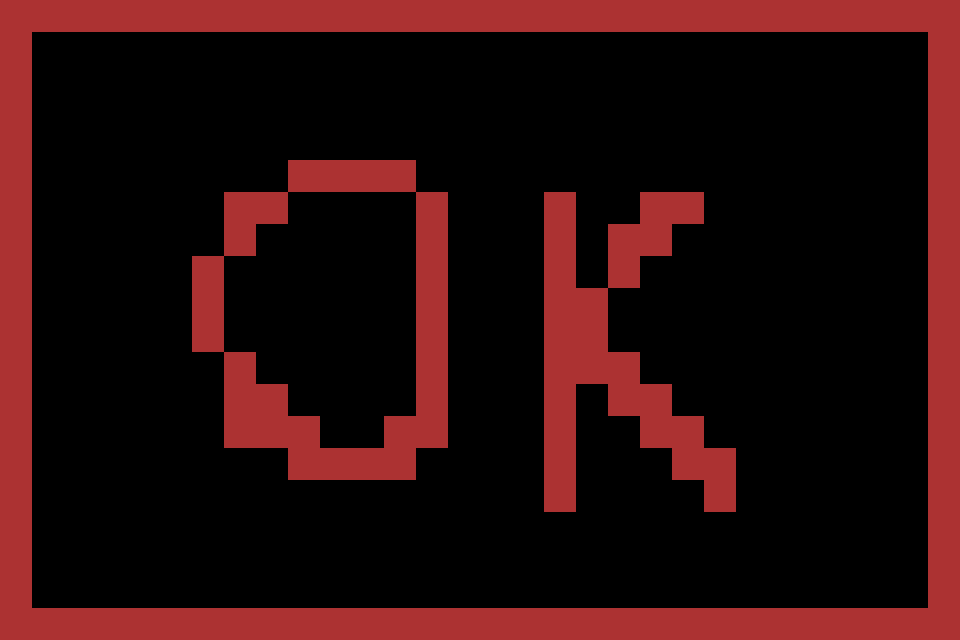

Below is a game level as drawn by its tile map, then a one-line description and the .tmx file that defines it, in full:
An orthogonal 30x20 tile map with 32x32 px tiles, 1 tile layer (Tile Layer 1).

<map version="1.10" tiledversion="1.11.2" orientation="orthogonal" renderorder="right-down" width="30" height="20" tilewidth="32" tileheight="32" infinite="0" nextlayerid="2" nextobjectid="1">
 <tileset firstgid="1" source="red_square.tsx" />
 <layer id="1" name="Tile Layer 1" width="30" height="20">
  <data encoding="csv">
1,1,1,1,1,1,1,1,1,1,1,1,1,1,1,1,1,1,1,1,1,1,1,1,1,1,1,1,1,1,
1,0,0,0,0,0,0,0,0,0,0,0,0,0,0,0,0,0,0,0,0,0,0,0,0,0,0,0,0,1,
1,0,0,0,0,0,0,0,0,0,0,0,0,0,0,0,0,0,0,0,0,0,0,0,0,0,0,0,0,1,
1,0,0,0,0,0,0,0,0,0,0,0,0,0,0,0,0,0,0,0,0,0,0,0,0,0,0,0,0,1,
1,0,0,0,0,0,0,0,0,0,0,0,0,0,0,0,0,0,0,0,0,0,0,0,0,0,0,0,0,1,
1,0,0,0,0,0,0,0,0,1,1,1,1,0,0,0,0,0,0,0,0,0,0,0,0,0,0,0,0,1,
1,0,0,0,0,0,0,1,1,0,0,0,0,1,0,0,0,1,0,0,1,1,0,0,0,0,0,0,0,1,
1,0,0,0,0,0,0,1,0,0,0,0,0,1,0,0,0,1,0,1,1,0,0,0,0,0,0,0,0,1,
1,0,0,0,0,0,1,0,0,0,0,0,0,1,0,0,0,1,0,1,0,0,0,0,0,0,0,0,0,1,
1,0,0,0,0,0,1,0,0,0,0,0,0,1,0,0,0,1,1,0,0,0,0,0,0,0,0,0,0,1,
1,0,0,0,0,0,1,0,0,0,0,0,0,1,0,0,0,1,1,0,0,0,0,0,0,0,0,0,0,1,
1,0,0,0,0,0,0,1,0,0,0,0,0,1,0,0,0,1,1,1,0,0,0,0,0,0,0,0,0,1,
1,0,0,0,0,0,0,1,1,0,0,0,0,1,0,0,0,1,0,1,1,0,0,0,0,0,0,0,0,1,
1,0,0,0,0,0,0,1,1,1,0,0,1,1,0,0,0,1,0,0,1,1,0,0,0,0,0,0,0,1,
1,0,0,0,0,0,0,0,0,1,1,1,1,0,0,0,0,1,0,0,0,1,1,0,0,0,0,0,0,1,
1,0,0,0,0,0,0,0,0,0,0,0,0,0,0,0,0,1,0,0,0,0,1,0,0,0,0,0,0,1,
1,0,0,0,0,0,0,0,0,0,0,0,0,0,0,0,0,0,0,0,0,0,0,0,0,0,0,0,0,1,
1,0,0,0,0,0,0,0,0,0,0,0,0,0,0,0,0,0,0,0,0,0,0,0,0,0,0,0,0,1,
1,0,0,0,0,0,0,0,0,0,0,0,0,0,0,0,0,0,0,0,0,0,0,0,0,0,0,0,0,1,
1,1,1,1,1,1,1,1,1,1,1,1,1,1,1,1,1,1,1,1,1,1,1,1,1,1,1,1,1,1
</data>
 </layer>
</map>
